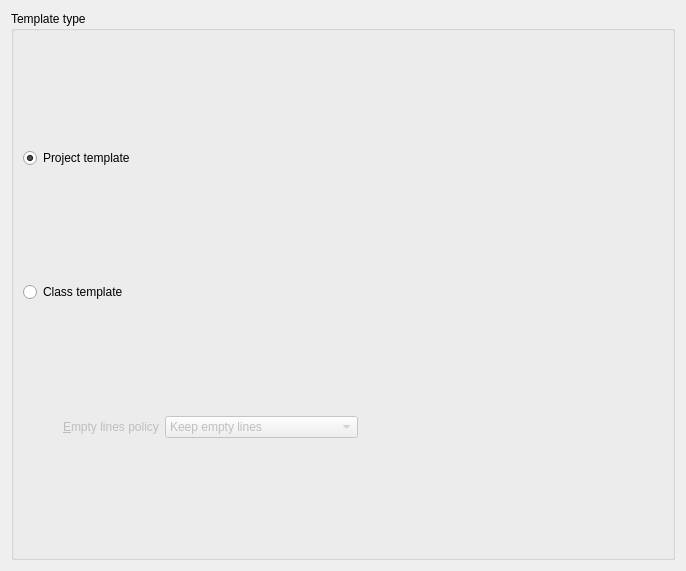
<?xml version="1.0" encoding="UTF-8"?>
<ui version="4.0">
 <class>TemplatePreview</class>
 <widget class="QWidget" name="TemplatePreview">
  <property name="geometry">
   <rect>
    <x>0</x>
    <y>0</y>
    <width>686</width>
    <height>571</height>
   </rect>
  </property>
  <property name="windowTitle">
   <string>Form</string>
  </property>
  <layout class="QVBoxLayout" name="verticalLayout">
   <item>
    <widget class="QGroupBox" name="groupBox_2">
     <property name="title">
      <string>Template type</string>
     </property>
     <property name="flat">
      <bool>true</bool>
     </property>
     <layout class="QVBoxLayout" name="verticalLayout_2">
      <item>
       <widget class="QRadioButton" name="projectRadioButton">
        <property name="text">
         <string>Project template</string>
        </property>
        <property name="checked">
         <bool>true</bool>
        </property>
       </widget>
      </item>
      <item>
       <widget class="QRadioButton" name="classRadioButton">
        <property name="text">
         <string>Class template</string>
        </property>
       </widget>
      </item>
      <item>
       <layout class="QHBoxLayout" name="horizontalLayout">
        <item>
         <spacer name="horizontalSpacer">
          <property name="orientation">
           <enum>Qt::Horizontal</enum>
          </property>
          <property name="sizeType">
           <enum>QSizePolicy::Maximum</enum>
          </property>
          <property name="sizeHint" stdset="0">
           <size>
            <width>40</width>
            <height>20</height>
           </size>
          </property>
         </spacer>
        </item>
        <item>
         <widget class="QLabel" name="emptyLinesPolicyLabel">
          <property name="enabled">
           <bool>false</bool>
          </property>
          <property name="text">
           <string>&amp;Empty lines policy</string>
          </property>
          <property name="buddy">
           <cstring>emptyLinesPolicyComboBox</cstring>
          </property>
         </widget>
        </item>
        <item>
         <widget class="QComboBox" name="emptyLinesPolicyComboBox">
          <property name="enabled">
           <bool>false</bool>
          </property>
          <item>
           <property name="text">
            <string>Keep empty lines</string>
           </property>
          </item>
          <item>
           <property name="text">
            <string>Remove repeated empty lines</string>
           </property>
          </item>
          <item>
           <property name="text">
            <string>Remove all empty lines</string>
           </property>
          </item>
         </widget>
        </item>
        <item>
         <spacer name="horizontalSpacer_2">
          <property name="orientation">
           <enum>Qt::Horizontal</enum>
          </property>
          <property name="sizeHint" stdset="0">
           <size>
            <width>40</width>
            <height>20</height>
           </size>
          </property>
         </spacer>
        </item>
       </layout>
      </item>
     </layout>
    </widget>
   </item>
  </layout>
 </widget>
 <resources/>
 <connections>
  <connection>
   <sender>classRadioButton</sender>
   <signal>toggled(bool)</signal>
   <receiver>emptyLinesPolicyComboBox</receiver>
   <slot>setEnabled(bool)</slot>
   <hints>
    <hint type="sourcelabel">
     <x>76</x>
     <y>69</y>
    </hint>
    <hint type="destinationlabel">
     <x>171</x>
     <y>100</y>
    </hint>
   </hints>
  </connection>
  <connection>
   <sender>classRadioButton</sender>
   <signal>toggled(bool)</signal>
   <receiver>emptyLinesPolicyLabel</receiver>
   <slot>setEnabled(bool)</slot>
   <hints>
    <hint type="sourcelabel">
     <x>55</x>
     <y>70</y>
    </hint>
    <hint type="destinationlabel">
     <x>55</x>
     <y>101</y>
    </hint>
   </hints>
  </connection>
 </connections>
</ui>
